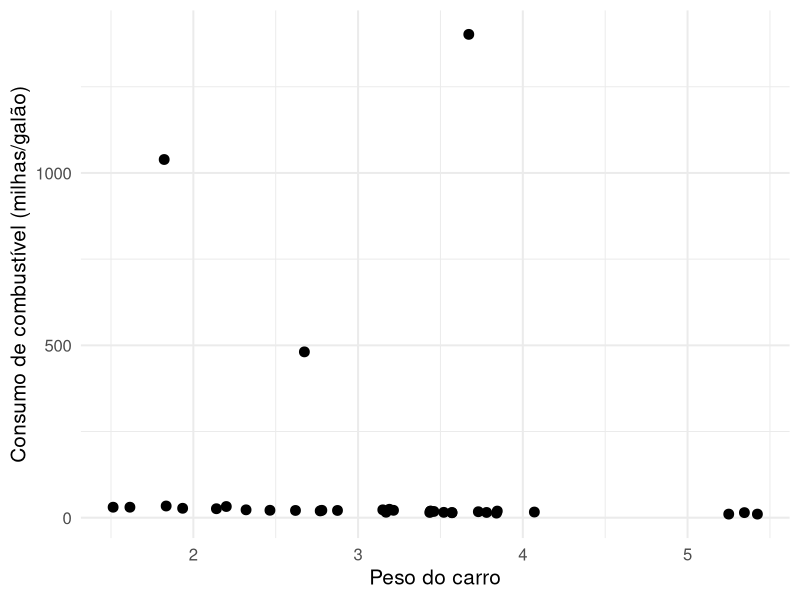
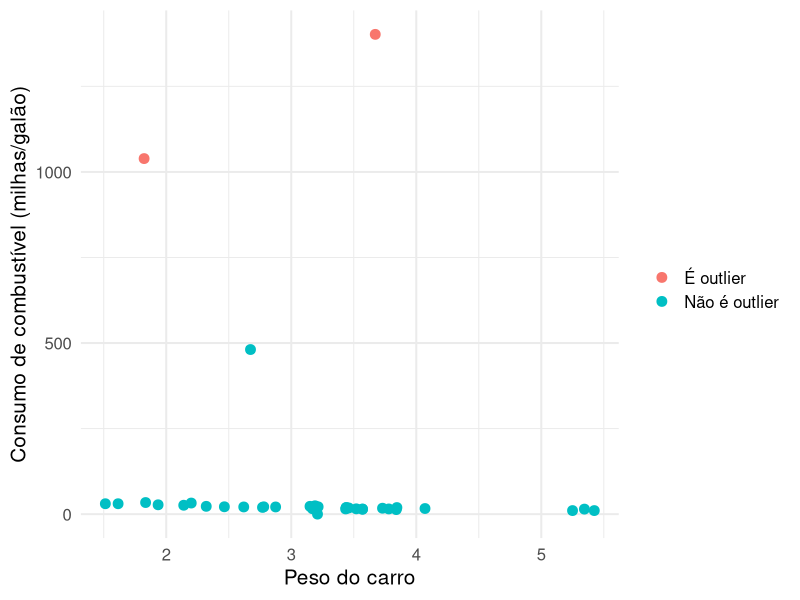
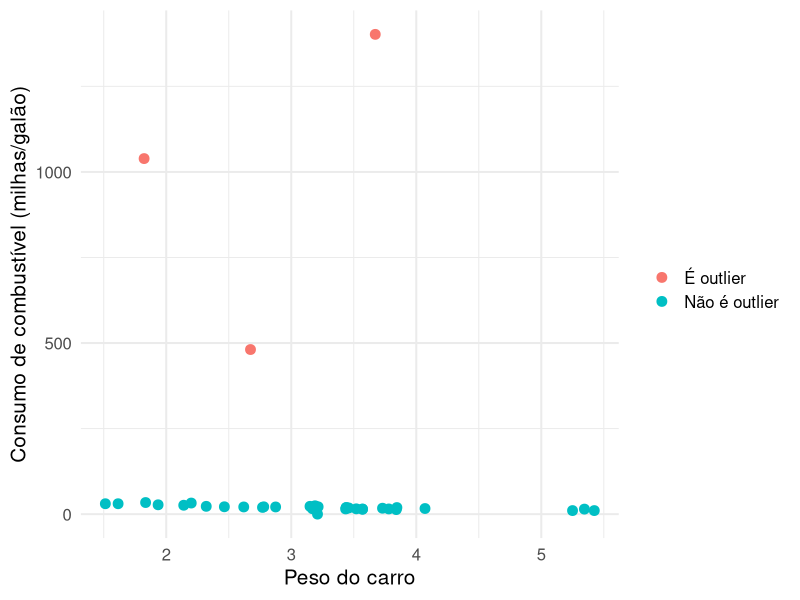
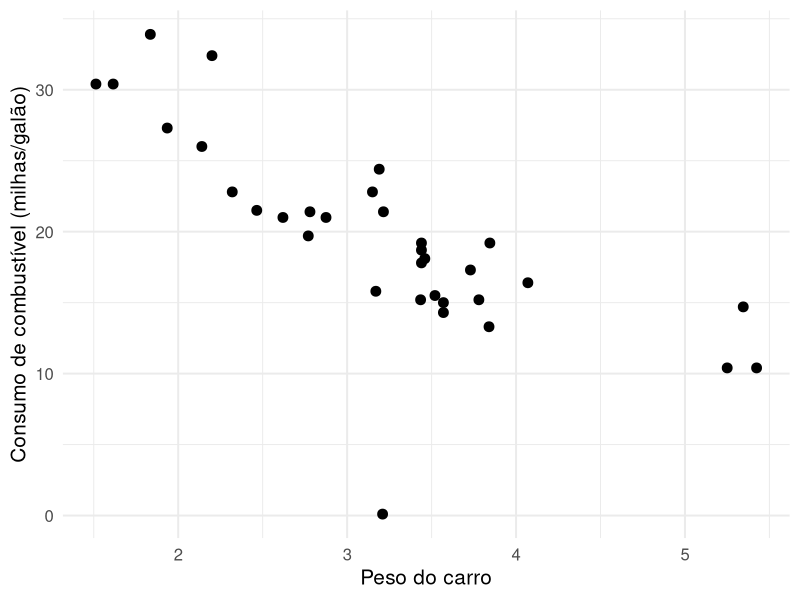
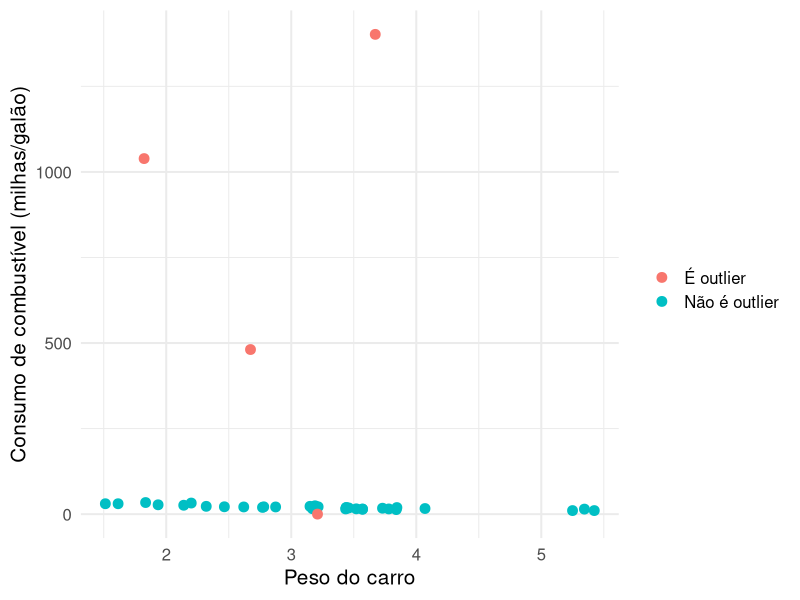

R code for these plots, in order:
## ---- chunk 1
knitr::opts_chunk$set(
  echo = TRUE,
  warning = FALSE, 
  message = FALSE, 
  collapse = TRUE
)
## ---- chunk 2
library(magrittr)

mtcars_com_outliers <- mtcars %>% 
  # aqui vamos incluir o ponto bizarro...
  dplyr::bind_rows(
    tibble::tibble(
      mpg = c(1039, 481, 1402),
      wt = c(1.8230, 2.6740, 3.6720)
    )
  ) 

mtcars_com_outliers %>% 
  ggplot2::ggplot(ggplot2::aes(x = wt, y = mpg)) +
  ggplot2::geom_point(size = 3) +
  ggplot2::theme_minimal(15) +
  ggplot2::labs(x = "Peso do carro", y = "Consumo de combustível (milhas/galão)")
## ---- chunk 3

mtcars_com_outliers <- mtcars %>% 
  # aqui vamos incluir os pontos bizarros...
  dplyr::bind_rows(
    tibble::tibble(
      mpg = c(0.1, 1039, 481, 1402),
      wt = c(3.21, 1.8230, 2.6740, 3.6720)
    )
  ) 

## ---- chunk 4
mtcars_com_outliers %>% 
  dplyr::mutate(
    z_score_mpg = (mpg-mean(mpg))/sd(mpg),
    e_outlier_mpg = dplyr::if_else(abs(z_score_mpg) > 2, "É outlier", "Não é outlier")
  ) %>% 
  ggplot2::ggplot(ggplot2::aes(x = wt, y = mpg, color = e_outlier_mpg)) +
  ggplot2::geom_point(size = 3) +
  ggplot2::theme_minimal(15) +
  ggplot2::labs(x = "Peso do carro", y = "Consumo de combustível (milhas/galão)", color = "")
## ---- chunk 5
mtcars_com_outliers %>% 
  dplyr::mutate(
    z_score_mpg = (mpg-mean(mpg))/sd(mpg),
    e_outlier_mpg = dplyr::if_else(abs(z_score_mpg) > 1, "É outlier", "Não é outlier")
  ) %>% 
  ggplot2::ggplot(ggplot2::aes(x = wt, y = mpg, color = e_outlier_mpg)) +
  ggplot2::geom_point(size = 3) +
  ggplot2::theme_minimal(15) +
  ggplot2::labs(x = "Peso do carro", y = "Consumo de combustível (milhas/galão)", color = "")
## ---- chunk 6
mtcars_com_outliers %>% 
  dplyr::mutate(
    z_score_mpg = (mpg-mean(mpg))/sd(mpg),
    e_outlier_mpg = dplyr::if_else(abs(z_score_mpg) > 1, "É outlier", "Não é outlier")
  ) %>% 
  dplyr::filter(e_outlier_mpg == "Não é outlier") %>% 
  ggplot2::ggplot(ggplot2::aes(x = wt, y = mpg)) +
  ggplot2::geom_point(size = 3) +
  ggplot2::theme_minimal(15) +
  ggplot2::labs(x = "Peso do carro", y = "Consumo de combustível (milhas/galão)", color = "")
## ---- chunk 7
mtcars_com_outliers %>% 
  dplyr::mutate(
    z_score_mpg = (mpg-median(mpg))/mad(mpg),
    e_outlier_mpg = dplyr::if_else(abs(z_score_mpg) > 3, "É outlier", "Não é outlier")
  ) %>% 
  ggplot2::ggplot(ggplot2::aes(x = wt, y = mpg, color = e_outlier_mpg)) +
  ggplot2::geom_point(size = 3) +
  ggplot2::theme_minimal(15) +
  ggplot2::labs(x = "Peso do carro", y = "Consumo de combustível (milhas/galão)", color = "")
